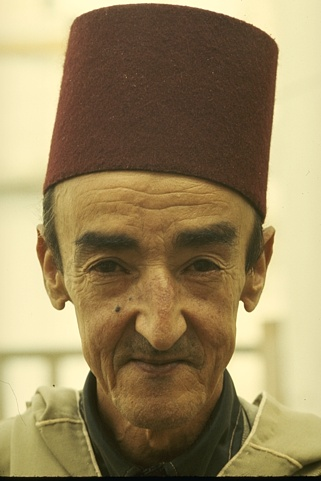
#> input picture Experiments/Image Segmentation exp/Image8/189080.jpg, 321 x 481 px
$ jupyter execute _FCM.ipynb
#> lines starting #> are read from the running program, lines starting #| are printed output that depends on the picture; after the words box and inside, x2 and y2 are one past the last pixel; in counts of white or black regions, pixels touching at a corner belong together; long printed decimals are rounded
### Experiments/Image Segmentation exp/fuzzy_cmeans.py
import numpy as np
from scipy.linalg import norm
from scipy.spatial.distance import cdist


class FCM:
    def __init__(self, n_clusters=4, max_iter=100, m=2, error=1e-6):
        super().__init__()
        self.u, self.centers = None, None
        self.n_clusters = n_clusters
        self.max_iter = max_iter
        self.m = m
        self.error = error

    def fit(self, X):
        N = X.shape[0]
        C = self.n_clusters
        centers = []

        u = np.random.dirichlet(np.ones(C), size=N)

        iteration = 0
        while iteration < self.max_iter:
            u2 = u.copy()

            centers = self.next_centers(X, u)
            u = self.next_u(X, centers)
            iteration += 1

            # Stopping rule
            if norm(u - u2) < self.error:
                break

        self.u = u
        self.centers = centers
        return centers

    def next_centers(self, X, u):
        um = u ** self.m
        return (X.T @ um / np.sum(um, axis=0)).transpose()

    def next_u(self, X, centers):
        return self._predict(X, centers)

    def _predict(self, X, centers):
        power = float(2 / (self.m - 1))
        temp = cdist(X, centers) ** power
        denominator_ = temp.reshape((X.shape[0], 1, -1)).repeat(temp.shape[-1], axis=1)
        denominator_ = temp[:, :, np.newaxis] / denominator_

        return 1 / denominator_.sum(2)

    def predict(self, X):
        if len(X.shape) == 1:
            X = np.expand_dims(X, axis=0)

        u = self._predict(X, self.centers)
        return np.argmax(u, axis=-1)

### Experiments/Image Segmentation exp/Image8/_FCM.ipynb
[cell 1]
import random

import matplotlib.pyplot as plt
import numpy as np
import seaborn as sns
from sklearn.datasets.samples_generator import make_blobs

from fuzzy_cmeans import FCM
np.random.seed(0)

[cell 2]
clusters=2

[cell 3]
import cv2

img = cv2.imread('189080.jpg',0)
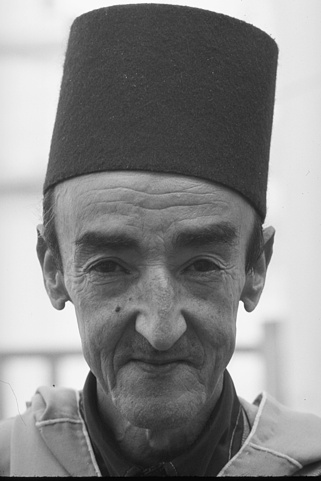
#> img: shape (481, 321); min 1, max 255, mean 134.4
e = cv2.imread('189080.png',0)

ret,e = cv2.threshold(e,100,255,cv2.THRESH_BINARY)
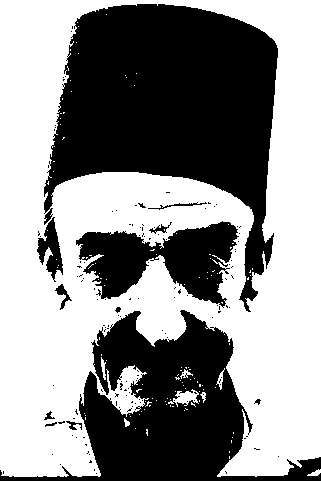
#> e: shape (481, 321); 55.8% white; 140 black regions (128 under 20 px), largest, box (x1, y1, x2, y2) and area: (44, 4, 278, 312) 37599, (0, 310, 321, 481) 21550, (76, 221, 239, 308) 7557


height, width = img.shape[0],img.shape[1]
#> height = 481; width = 321
img_list = np.reshape(img, (height*width, 1))

plt.imshow(img, cmap='gray')
plt.show()

plt.imshow(e, cmap='gray')
plt.show()


x=img_list
# x=img

[cell 4]
def _k_init(X, n_clusters, x_squared_norms, random_state, n_local_trials=None):
    """Init n_clusters seeds according to k-means++
    Parameters
    ----------
    X : array or sparse matrix, shape (n_samples, n_features)
        The data to pick seeds for. To avoid memory copy, the input data
        should be double precision (dtype=np.float64).
    n_clusters : integer
        The number of seeds to choose
    x_squared_norms : array, shape (n_samples,)
        Squared Euclidean norm of each data point.
    random_state : int, RandomState instance
        The generator used to initialize the centers. Use an int to make the
        randomness deterministic.
        See :term:`Glossary <random_state>`.
    n_local_trials : integer, optional
        The number of seeding trials for each center (except the first),
        of which the one reducing inertia the most is greedily chosen.
        Set to None to make the number of trials depend logarithmically
        on the number of seeds (2+log(k)); this is the default.
    Notes
    -----
    Selects initial cluster centers for k-mean clustering in a smart way
    to speed up convergence. see: Arthur, D. and Vassilvitskii, S.
    "k-means++: the advantages of careful seeding". ACM-SIAM symposium
    on Discrete algorithms. 2007
    Version ported from http://www.stanford.edu/~darthur/kMeansppTest.zip,
    which is the implementation used in the aforementioned paper.
    """
#> called with X = array of shape (154401, 1), n_clusters = 2, x_squared_norms = array of shape (154401,)
    n_samples, n_features = X.shape
#> n_samples = 154401; n_features = 1

    centers = np.empty((n_clusters, n_features), dtype=X.dtype)
#> centers = [0, 0]

    assert x_squared_norms is not None, 'x_squared_norms None in _k_init'

    # Set the number of local seeding trials if none is given
    if n_local_trials is None:
        # This is what Arthur/Vassilvitskii tried, but did not report
        # specific results for other than mentioning in the conclusion
        # that it helped.
        n_local_trials = 2 + int(np.log(n_clusters))

    # Pick first center randomly
    center_id = random_state.randint(n_samples)
#> center_id = 43567
    if sp.issparse(X):
        centers[0] = X[center_id].toarray()
    else:
        centers[0] = X[center_id]

    # Initialize list of closest distances and calculate current potential
    closest_dist_sq = euclidean_distances(
        centers[0, np.newaxis], X, Y_norm_squared=x_squared_norms,
        squared=True)
    current_pot = closest_dist_sq.sum()
#> current_pot = 4395795

    # Pick the remaining n_clusters-1 points
    for c in range(1, n_clusters):
        # Choose center candidates by sampling with probability proportional
        # to the squared distance to the closest existing center
        rand_vals = random_state.random_sample(n_local_trials) * current_pot
        candidate_ids = np.searchsorted(stable_cumsum(closest_dist_sq),
                                        rand_vals)

        # Compute distances to center candidates
        distance_to_candidates = euclidean_distances(
            X[candidate_ids], X, Y_norm_squared=x_squared_norms, squared=True)

        # Decide which candidate is the best
        best_candidate = None
        best_pot = None
        best_dist_sq = None
        for trial in range(n_local_trials):
            # Compute potential when including center candidate
            new_dist_sq = np.minimum(closest_dist_sq,
                                     distance_to_candidates[trial])
            new_pot = new_dist_sq.sum()

            # Store result if it is the best local trial so far
            if (best_candidate is None) or (new_pot < best_pot):
                best_candidate = candidate_ids[trial]
                best_pot = new_pot
                best_dist_sq = new_dist_sq

        # Permanently add best center candidate found in local tries
        if sp.issparse(X):
            centers[c] = X[best_candidate].toarray()
        else:
            centers[c] = X[best_candidate]
        current_pot = best_pot
        closest_dist_sq = best_dist_sq
#> this loop made 1 pass
#> (rand_vals, candidate_ids) on pass 1: ([3143825.8, 2649624.2], [153939, 153745])
#> after the loop, centers = [61, 10]

    return centers

[cell 5]
# x_squared_norms = np.row_norms(x, squared=True)

from sklearn.utils.extmath import row_norms
from sklearn.utils.extmath import row_norms, squared_norm, stable_cumsum
import scipy.sparse as sp
from sklearn.metrics.pairwise import euclidean_distances

c = _k_init(x,clusters, row_norms(x, squared=True), np.random.RandomState(seed=0))
#> c = [61, 10]
c
#> Out = [61, 10]

[cell 6]
fuzzy_cmeans2 = FCM(n_clusters=clusters)
fuzzy_cmeans2.centers=c
#> fuzzy_cmeans2.centers = [61, 10]
# gk = GK(number_of_clusters)
fuzzy_cmeans2.fit(x)
#> the loop in fit, `while iteration < self.max_iter:` made 24 passes
#> centers on passes 1 to 12: [134.5, 134.4], [134.7, 134.2], [135.4, 133.5], [138.3, 130.7], [148.5, 121.5], [176.2, 99.81], [206.6, 78.72], [215.3, 74.63], [216.8, 74.78], [217.2, 74.99], [217.3, 75.09], [217.3, 75.12]
#> after the loop in fit, `while iteration < self.max_iter:`: iteration = 24
#> in fit, `self.u = u`: self.u = 154401 pairs, first value 9.62e-07 to 1, second value 6.25e-06 to 1
#> in fit, `self.centers = centers`: self.centers = [217.4, 75.14]
centers = fuzzy_cmeans2.centers
#> centers = [217.4, 75.14]

# [5 lines of commented-out code are left out]

label=fuzzy_cmeans2.predict(x)
#> in predict, `u = self._predict(X, self.centers)`: u has the same summary as self.u in fit

label.shape
#> Out = (154401,)

[cell 7]
np.unique(label)
ny=label

[cell 8]
print(np.unique(ny))
#| [0 1]
print(ny.shape)
#| (154401,)

# ny[ny==1]=0

index = np.copy(ny)
index = np.reshape(index, (height, width))
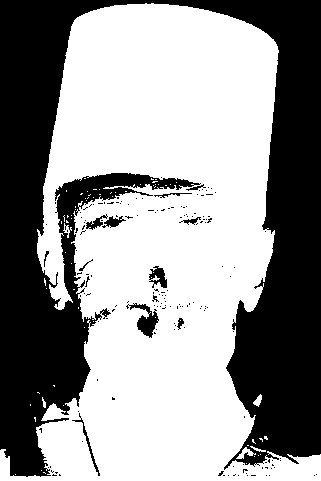
#> index: shape (481, 321) int64; values 0 (black) and 1 (white), 59% white; 163 black regions (150 under 20 px), largest, box (x1, y1, x2, y2) and area: (0, 0, 321, 477) 61580, (126, 303, 159, 338) 441, (149, 266, 167, 288) 229

# axes = plt.gca()
plt.imshow(index, cmap='gray')
plt.xticks([])
plt.yticks([])
plt.grid(False)
plt.show(block=True)

[cell 9]
# ny[ny==1]=0
print(np.unique(ny))
#| [0 1]

print(np.unique(e))
#| [  0 255]

# # print(ny.shape)
# # print(img_list.flatten().shape)

from sklearn.metrics.cluster import adjusted_rand_score
print(adjusted_rand_score(e.flatten(),ny))
#| 0.4969

from sklearn.metrics import mean_squared_error
print(mean_squared_error(e.flatten(),ny))
#| 36186.271

from sklearn.metrics.cluster import normalized_mutual_info_score
print(normalized_mutual_info_score(e.flatten(),ny))
#| 0.5205

[cell 10]
import pandas as pd
test=pd.DataFrame()
test['y']=e.flatten()
test['ny']=ny

import itertools
perm = itertools.permutations(np.unique(test.y))
_totalperm=[]

for i in list(perm):
    _totalperm.append(list(i))


from sklearn import metrics as m
normalized_mutual_info_score1=[]
mean_squared_error1=[]
adjusted_rand_score1=[]
newols=[]
values=[]

for i in range(len(_totalperm)):
    print(i)
    newcolvals=np.zeros((test.shape[0]))
    for j in range(test.shape[0]):
        newcolvals[j]=(_totalperm[i])[test.ny[j]]

    newols.append(newcolvals)
    normalized_mutual_info_score1.append(normalized_mutual_info_score(e.flatten(),newcolvals))
    mean_squared_error1.append(mean_squared_error(e.flatten(),newcolvals))
    adjusted_rand_score1.append(adjusted_rand_score(e.flatten(),newcolvals))
#> after the loop, adjusted_rand_score1 = [0.497, 0.497]; mean_squared_error1 = [55436, 9589]; newols = 2 items; normalized_mutual_info_score1 = [0.52, 0.52]


print(np.min(mean_squared_error1))
#| 9589.020

mean_squared_error1
#> Out = [55436, 9589]
